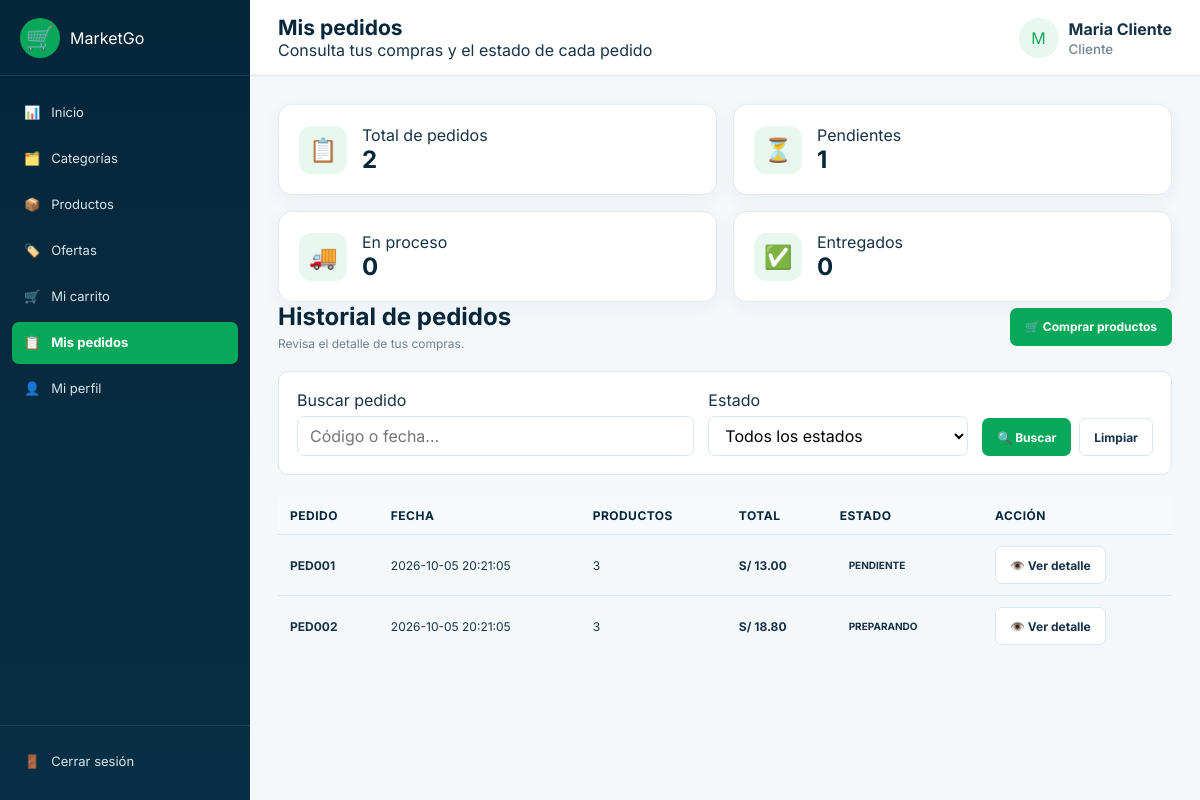
/cliente/pedidos_c.php (signed in), run on the app's committed database.
### tables this page shows
CREATE TABLE pedidos (
    id INT UNSIGNED AUTO_INCREMENT PRIMARY KEY,
    codigo VARCHAR(20) NOT NULL UNIQUE,
    usuario_id INT UNSIGNED NOT NULL,
    total DECIMAL(10,2) NOT NULL DEFAULT 0.00,
    estado ENUM(
        'PENDIENTE',
        'EN PROCESO',
        'PREPARANDO',
        'ENVIADO',
        'ENTREGADO',
        'CANCELADO'
    ) NOT NULL DEFAULT 'PENDIENTE',
    observacion TEXT NULL,
    fecha DATETIME NOT NULL DEFAULT CURRENT_TIMESTAMP,
    fecha_actualizacion DATETIME NULL DEFAULT NULL ON UPDATE CURRENT_TIMESTAMP,
    CONSTRAINT chk_pedidos_total CHECK (total >= 0),
    CONSTRAINT fk_pedidos_usuario
        FOREIGN KEY (usuario_id) REFERENCES usuarios(id)
        ON UPDATE CASCADE ON DELETE RESTRICT,
    INDEX idx_pedidos_usuario (usuario_id),
    INDEX idx_pedidos_estado (estado),
    INDEX idx_pedidos_fecha (fecha)
);

### cliente/pedidos_c.php (the view, shortened to what this page needs)
<?php
require_once __DIR__ . '/../php/conexion.php';
function escapar($texto)
{
    return htmlspecialchars((string)$texto, ENT_QUOTES, 'UTF-8');
}
function claseEstado($estado)
{
    switch ($estado) {
        default:
            return 'pendiente';
    }
}
$nombreUsuario = $_SESSION['nombre'] ?? 'Cliente';
$apellidoUsuario = $_SESSION['apellido'] ?? '';
$nombreCompleto = trim($nombreUsuario . ' ' . $apellidoUsuario);
$inicial = strtoupper(substr($nombreUsuario, 0, 1));
$usuarioId = (int)$_SESSION['usuario_id'];
$stmt = $conn->prepare("SELECT p.id,p.codigo,p.fecha,p.total,p.estado,p.observacion FROM pedidos p WHERE p.usuario_id=? ORDER BY p.fecha DESC");
$stmt->bind_param('i', $usuarioId);
$stmt->execute();
$pedidosRegistrados = $stmt->get_result()->fetch_all(MYSQLI_ASSOC);
$misPedidos = $pedidosRegistrados;
$busqueda = trim($_GET['buscar'] ?? '');
$estadoSeleccionado = trim($_GET['estado'] ?? '');
$pedidosFiltrados = array_values(array_filter($misPedidos, function ($pedido) use ($busqueda, $estadoSeleccionado) {
    $b = true;
    $e = true;
    if ($busqueda !== '') {
        $texto = strtolower(($pedido['codigo'] ?? '') . ' ' . ($pedido['fecha'] ?? ''));
        $b = strpos($texto, strtolower($busqueda)) !== false;
    }
    if ($estadoSeleccionado !== '') $e = ($pedido['estado'] ?? '') === $estadoSeleccionado;
    return $b && $e;
}));
$totalPedidos = count($misPedidos);
$pendientes = $enProceso = $entregados = $cancelados = 0;
foreach ($misPedidos as $pedido) {
    switch ($pedido['estado'] ?? '') {
        case 'PENDIENTE':
            $pendientes++;
            break;
    }
}
?>
<!DOCTYPE html>
<html lang="es">
<head>
    <link
        rel="stylesheet"
        href="../css/style.css">
<link rel="stylesheet" href="../css/page-cliente-pedidos_c.css">
</head>
<body>
    <div class="app-container">
        <aside class="sidebar">
            <div class="brand">
                <span class="brand-mark">🛒</span>
                <span>
                    Market<spanclass="mg-inline-1">Go</span>
            </div>
            <nav class="sidebar-menu">
                <a href="dashboard.php">
                    <span>📊</span>
                    Inicio
                </a>
                <a href="categorias.php">
                    <span>🗂️</span>
                    Categorías
                </a>
                <a href="productos.php">
                    <span>📦</span>
                    Productos
                </a>
                <a href="ofertas.php">
                    <span>🏷️</span>
                    Ofertas
                </a>
                <a href="carrito.php">
                    <span>🛒</span>
                    Mi carrito
                </a>
                <a href="pedidos_c.php" class="active">
                    <span>📋</span>
                    Mis pedidos
                </a>
                <a href="perfil.php">
                    <span>👤</span>
                    Mi perfil
                </a>
            </nav>
            <div class="sidebar-bottom">
                <a href="../php/logout.php">
                    <span>🚪</span>
                    Cerrar sesión
                </a>
            </div>
        </aside>
        <main class="main-content">
            <header class="topbar">
                <div>
                    <h1>Mis pedidos</h1>
                    <p class="page-subtitle">
                        Consulta tus compras y el estado de cada pedido
                    </p>
                </div>
                <div class="topbar-user">
                    <div class="user-avatar">
                        <?= escapar($inicial) ?>
                    </div>
                    <div>
                        <strong>
                            <?= escapar($nombreCompleto) ?>
                        </strong>
                        <small>
                            Cliente
                        </small>
                    </div>
                </div>
            </header>
            <section class="content-section">
                <div class="stats-grid">
                    <div class="stat-card">
                        <div class="stat-icon">
                            📋
                        </div>
                        <div>
                            <span>
                                Total de pedidos
                            </span>
                            <strong>
                                <?= $totalPedidos ?>
                            </strong>
                        </div>
                    </div>
                    <div class="stat-card">
                        <div class="stat-icon">
                            ⏳
                        </div>
                        <div>
                            <span>
                                Pendientes
                            </span>
                            <strong>
                                <?= $pendientes ?>
                            </strong>
                        </div>
                    </div>
                    <div class="stat-card">
                        <div class="stat-icon">
                            🚚
                        </div>
                        <div>
                            <span>
                                En proceso
                            </span>
                            <strong>
                                <?= $enProceso ?>
                            </strong>
                        </div>
                    </div>
                    <div class="stat-card">
                        <div class="stat-icon">
                            ✅
                        </div>
                        <div>
                            <span>
                                Entregados
                            </span>
                            <strong>
                                <?= $entregados ?>
                            </strong>
                        </div>
                    </div>
                </div>
                <div class="section-header">
                    <div>
                        <h2>
                            Historial de pedidos
                        </h2>
                        <p>
                            Revisa el detalle de tus compras.
                        </p>
                    </div>
                    <a
                        href="productos.php"
                        class="btn-primary">
                        🛒 Comprar productos
                    </a>
                </div>
                <form
                    method="GET"
                    class="filters-container">
                    <div class="form-group">
                        <label for="buscar">
                            Buscar pedido
                        </label>
                        <input
                            type="text"
                            id="buscar"
                            name="buscar"
                            placeholder="Código o fecha..."
                            value="<?= escapar($busqueda) ?>">
                    </div>
                    <div class="form-group">
                        <label for="estado">
                            Estado
                        </label>
                        <select
                            id="estado"
                            name="estado">
                            <option value="">
                                Todos los estados
                            </option>
                        </select>
                    </div>
                    <div class="filter-actions">
                        <button
                            type="submit"
                            class="btn-primary">
                            🔍 Buscar
                        </button>
                        <a
                            href="pedidos_c.php"
                            class="btn-secondary">
                            Limpiar
                        </a>
                    </div>
                </form>
                <?php if (count($pedidosFiltrados) > 0): ?>
                    <div class="table-container">
                        <table>
                            <thead>
                                <tr>
                                    <th>
                                        Pedido
                                    </th>
                                    <th>
                                        Fecha
                                    </th>
                                    <th>
                                        Productos
                                    </th>
                                    <th>
                                        Total
                                    </th>
                                    <th>
                                        Estado
                                    </th>
                                    <th>
                                        Acción
                                    </th>
                                </tr>
                            </thead>
                            <tbody>
                                <?php foreach ($pedidosFiltrados as $indice => $pedido): ?>
                                    <?php
                                    $estado = $pedido['estado'] ?? 'PENDIENTE';
                                    $claseEstado = claseEstado($estado);
                                    ?>
                                    <tr>
                                        <td>
                                            <strong>
                                                <?= escapar($pedido['codigo'] ?? '-') ?>
                                            </strong>
                                        </td>
                                        <td>
                                            <?= escapar($pedido['fecha'] ?? '-') ?>
                                        </td>
                                        <td>
                                            <?= (int)($pedido['productos'] ?? 0) ?>
                                        </td>
                                        <td>
                                            <strong>
                                                S/
                                                <?= number_format(
                                                    (float)($pedido['total'] ?? 0),
                                                    2
                                                ) ?>
                                            </strong>
                                        </td>
                                        <td>
                                            <span
                                                class="status-badge <?= escapar($claseEstado) ?>">
                                                <?= escapar($estado) ?>
                                            </span>
                                        </td>
                                        <td>
                                            <button
                                                type="button"
                                                class="btn-secondary"
                                                onclick="verPedido(<?= $indice ?>)">
                                                👁️ Ver detalle
                                            </button>
                                        </td>
                                    </tr>
                                <?php endforeach; ?>
                            </tbody>
                        </table>
                    </div>
                <?php endif; ?>
            </section>
        </main>
    </div>
</body>
</html>

### data on the page
pedidos: codigo "PED001", fecha "2026-10-05 20:21:05", productos "3", total "13.00", estado "PENDIENTE"
pedidos: codigo "PED002", fecha "2026-10-05 20:21:05", productos "3", total "18.80", estado "PREPARANDO"

### other printed values
escapar($inicial) "M"
escapar($nombreCompleto) "Maria Cliente"
$totalPedidos "2"
$pendientes "1"
$enProceso "0"
$entregados "0"
